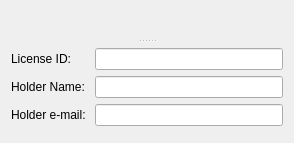
<?xml version="1.0" encoding="UTF-8"?>
<ui version="4.0">
 <class>ASRUWidget</class>
 <widget class="QWidget" name="ASRUWidget">
  <property name="geometry">
   <rect>
    <x>0</x>
    <y>0</y>
    <width>294</width>
    <height>143</height>
   </rect>
  </property>
  <property name="windowTitle">
   <string>Form</string>
  </property>
  <layout class="QGridLayout" name="gridLayout">
   <item row="0" column="0">
    <widget class="QSplitter" name="splitter">
     <property name="orientation">
      <enum>Qt::Orientation::Vertical</enum>
     </property>
     <property name="handleWidth">
      <number>3</number>
     </property>
     <widget class="DataExchangeWidget" name="dataExchangeWidget" native="true"/>
     <widget class="QWidget" name="">
      <layout class="QVBoxLayout" name="verticalLayout">
       <item>
        <widget class="NameDescriptionWidget" name="nameDescriptionWidget" native="true"/>
       </item>
       <item>
        <layout class="QFormLayout" name="formLayout">
         <item row="0" column="0">
          <widget class="QLabel" name="licenseIDLabel">
           <property name="text">
            <string>License ID: </string>
           </property>
           <property name="buddy">
            <cstring>licenseIDLineEdit</cstring>
           </property>
          </widget>
         </item>
         <item row="0" column="1">
          <widget class="LineEdit" name="licenseIDLineEdit"/>
         </item>
         <item row="1" column="0">
          <widget class="QLabel" name="holderNameLabel">
           <property name="text">
            <string>Holder Name: </string>
           </property>
           <property name="buddy">
            <cstring>holderNameLineEdit</cstring>
           </property>
          </widget>
         </item>
         <item row="1" column="1">
          <widget class="LineEdit" name="holderNameLineEdit"/>
         </item>
         <item row="2" column="0">
          <widget class="QLabel" name="holderEMailLabel">
           <property name="text">
            <string>Holder e-mail: </string>
           </property>
          </widget>
         </item>
         <item row="2" column="1">
          <widget class="LineEdit" name="holderEMailLineEdit"/>
         </item>
        </layout>
       </item>
       <item>
        <spacer name="verticalSpacer">
         <property name="orientation">
          <enum>Qt::Orientation::Vertical</enum>
         </property>
         <property name="sizeHint" stdset="0">
          <size>
           <width>58</width>
           <height>13</height>
          </size>
         </property>
        </spacer>
       </item>
      </layout>
     </widget>
    </widget>
   </item>
  </layout>
 </widget>
 <customwidgets>
  <customwidget>
   <class>DataExchangeWidget</class>
   <extends>QWidget</extends>
   <header location="global">gui.widgets.dataclasswidgets.dataexchangewidget</header>
   <container>1</container>
  </customwidget>
  <customwidget>
   <class>NameDescriptionWidget</class>
   <extends>QWidget</extends>
   <header location="global">gui.widgets.dataclasswidgets.namedescriptionwidget</header>
   <container>1</container>
  </customwidget>
  <customwidget>
   <class>LineEdit</class>
   <extends>QLineEdit</extends>
   <header location="global">gui.widgets.small_widgets</header>
  </customwidget>
 </customwidgets>
 <resources/>
 <connections/>
</ui>
